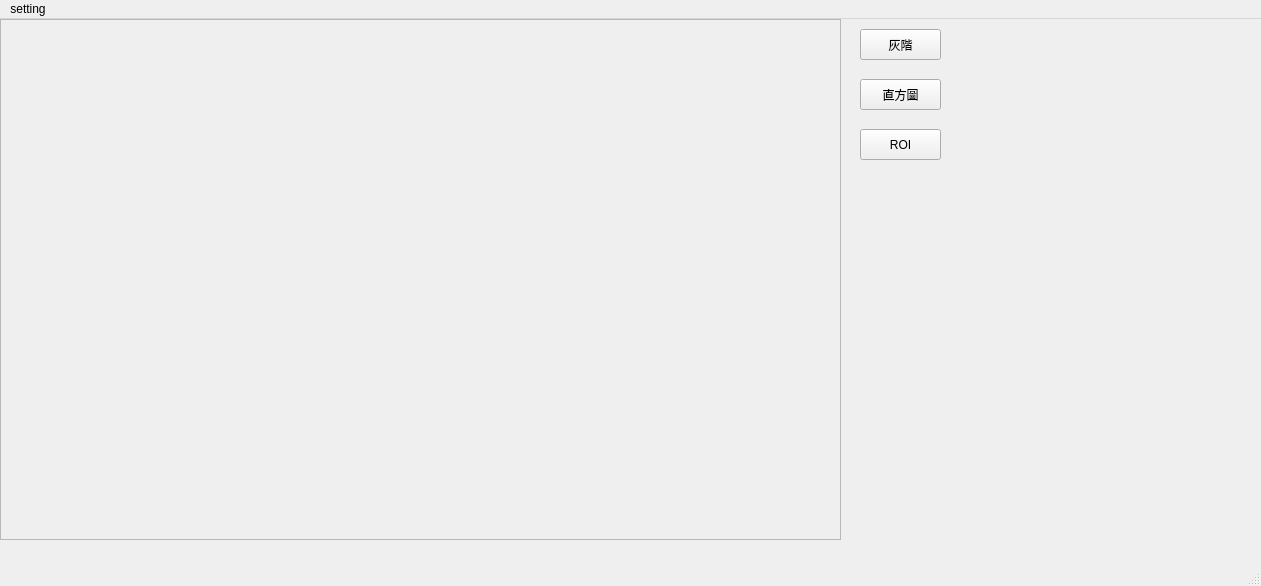
<?xml version="1.0" encoding="UTF-8"?>
<ui version="4.0">
 <class>MainWindow</class>
 <widget class="QMainWindow" name="MainWindow">
  <property name="geometry">
   <rect>
    <x>0</x>
    <y>0</y>
    <width>1261</width>
    <height>586</height>
   </rect>
  </property>
  <property name="windowTitle">
   <string>MainWindow</string>
  </property>
  <widget class="QWidget" name="centralwidget">
   <widget class="QWidget" name="verticalLayoutWidget">
    <property name="geometry">
     <rect>
      <x>0</x>
      <y>0</y>
      <width>841</width>
      <height>521</height>
     </rect>
    </property>
    <layout class="QVBoxLayout" name="verticalLayout">
     <item>
      <widget class="QScrollArea" name="scrollArea">
       <property name="widgetResizable">
        <bool>true</bool>
       </property>
       <widget class="QWidget" name="scrollAreaWidgetContents">
        <property name="geometry">
         <rect>
          <x>0</x>
          <y>0</y>
          <width>837</width>
          <height>517</height>
         </rect>
        </property>
        <widget class="QLabel" name="label">
         <property name="geometry">
          <rect>
           <x>0</x>
           <y>0</y>
           <width>1920</width>
           <height>1080</height>
          </rect>
         </property>
         <property name="text">
          <string/>
         </property>
         <property name="alignment">
          <set>Qt::AlignLeading|Qt::AlignLeft|Qt::AlignTop</set>
         </property>
        </widget>
       </widget>
      </widget>
     </item>
    </layout>
   </widget>
   <widget class="QPushButton" name="Gray_Button">
    <property name="geometry">
     <rect>
      <x>860</x>
      <y>10</y>
      <width>81</width>
      <height>31</height>
     </rect>
    </property>
    <property name="text">
     <string>灰階</string>
    </property>
   </widget>
   <widget class="QPushButton" name="Histogram_Button">
    <property name="geometry">
     <rect>
      <x>860</x>
      <y>60</y>
      <width>81</width>
      <height>31</height>
     </rect>
    </property>
    <property name="text">
     <string>直方圖</string>
    </property>
   </widget>
   <widget class="QPushButton" name="ROI_Button">
    <property name="geometry">
     <rect>
      <x>860</x>
      <y>110</y>
      <width>81</width>
      <height>31</height>
     </rect>
    </property>
    <property name="text">
     <string>ROI</string>
    </property>
   </widget>
  </widget>
  <widget class="QMenuBar" name="menubar">
   <property name="geometry">
    <rect>
     <x>0</x>
     <y>0</y>
     <width>1261</width>
     <height>25</height>
    </rect>
   </property>
   <widget class="QMenu" name="menufile">
    <property name="title">
     <string>setting</string>
    </property>
    <addaction name="open_action"/>
    <addaction name="save_action"/>
   </widget>
   <addaction name="menufile"/>
  </widget>
  <widget class="QStatusBar" name="statusbar"/>
  <action name="actionOpen_file">
   <property name="text">
    <string>Open file</string>
   </property>
  </action>
  <action name="open_action">
   <property name="text">
    <string>Open file</string>
   </property>
  </action>
  <action name="save_action">
   <property name="text">
    <string>save</string>
   </property>
  </action>
 </widget>
 <resources/>
 <connections/>
</ui>
